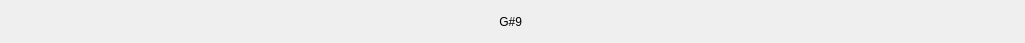
<?xml version="1.0" encoding="UTF-8"?>
<ui version="4.0">
 <class>GuitarString</class>
 <widget class="QWidget" name="GuitarString">
  <property name="geometry">
   <rect>
    <x>0</x>
    <y>0</y>
    <width>1025</width>
    <height>43</height>
   </rect>
  </property>
  <property name="sizePolicy">
   <sizepolicy hsizetype="Expanding" vsizetype="Expanding">
    <horstretch>0</horstretch>
    <verstretch>0</verstretch>
   </sizepolicy>
  </property>
  <property name="windowTitle">
   <string>Form</string>
  </property>
  <property name="styleSheet">
   <string notr="true"/>
  </property>
  <layout class="QHBoxLayout" name="horizontalLayout">
   <property name="spacing">
    <number>0</number>
   </property>
   <property name="leftMargin">
    <number>0</number>
   </property>
   <property name="topMargin">
    <number>0</number>
   </property>
   <property name="rightMargin">
    <number>0</number>
   </property>
   <property name="bottomMargin">
    <number>0</number>
   </property>
   <item>
    <widget class="QLabel" name="label">
     <property name="sizePolicy">
      <sizepolicy hsizetype="Expanding" vsizetype="Expanding">
       <horstretch>0</horstretch>
       <verstretch>0</verstretch>
      </sizepolicy>
     </property>
     <property name="minimumSize">
      <size>
       <width>30</width>
       <height>0</height>
      </size>
     </property>
     <property name="maximumSize">
      <size>
       <width>30</width>
       <height>16777215</height>
      </size>
     </property>
     <property name="styleSheet">
      <string notr="true">padding-right: 2px</string>
     </property>
     <property name="text">
      <string>G#9</string>
     </property>
     <property name="alignment">
      <set>Qt::AlignRight|Qt::AlignTrailing|Qt::AlignVCenter</set>
     </property>
    </widget>
   </item>
  </layout>
 </widget>
 <resources/>
 <connections/>
</ui>
